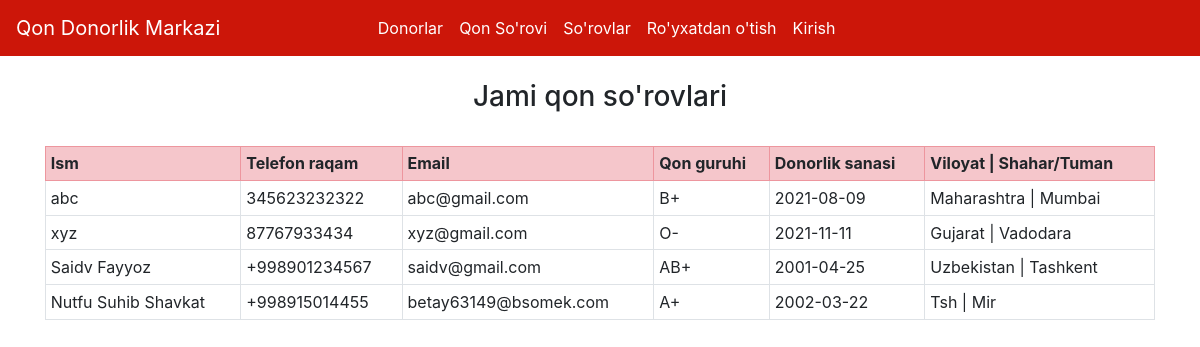
The app's page /see_all_request/ with its own data.
### home/models.py (models this page shows, shortened)
class RequestBlood(models.Model):
    name = models.CharField(max_length=100)
    email = models.EmailField()
    phone = models.CharField(max_length=20)
    state = models.CharField(max_length=200, blank=True)
    city = models.CharField(max_length=300, blank=True)
    address = models.CharField(max_length=500, blank=True)
    blood_group = models.ForeignKey(BloodGroup, on_delete=models.CASCADE)
    date = models.CharField(max_length=100, blank=True)

class BloodGroup(models.Model):
    name = models.CharField(max_length=5)
    def __str__(self):
        return self.name

### home/views.py (the view)
# urls.py: path("see_all_request/", views.see_all_request, name="see_all_request"),
def see_all_request(request):
    requests = RequestBlood.objects.all()
    return render(request, "see_all_request.html", {'requests': requests})

### home/templates/see_all_request.html (shortened to what this page needs)
{% extends 'base.html' %}
{% block body %}
<div class="container">
{% if requests %}
<h3 class="text-center">Jami qon so'rovlari</h3>
<br>
<table class="table table-sm table-bordered">
  <tr class="table-danger">
    <th>Ism</th>
    <th>Telefon raqam</th>
    <th>Email</th>
    <th>Qon guruhi</th>
    <th>Donorlik sanasi</th>
    <th>Viloyat | Shahar/Tuman</th>
  </tr>
  {% for i in requests %}
    <tr>
      <td>{{i.name}}</td>
      <td>{{i.phone}}</td>
      <td>{{i.email}}</td>
      <td>{{i.blood_group}}</td>
      <td>{{i.date}}</td>
      <td>{{i.state}} | {{i.city}}</td>
    </tr>
  {% endfor %}
</table>
{% else %}
<h2>Qon so'rovlari mavjud emas</h2>
{% endif %}
</div>
{% endblock %}

### records on screen
RequestBlood: name "abc", phone "345623232322", email "abc@gmail.com", blood_group "B+", date "2021-08-09", state "Maharashtra", city "Mumbai"
RequestBlood: name "xyz", phone "87767933434", email "xyz@gmail.com", blood_group "O-", date "2021-11-11", state "Gujarat", city "Vadodara"
RequestBlood: name "Saidv Fayyoz", phone "+998901234567", email "saidv@gmail.com", blood_group "AB+", date "2001-04-25", state "Uzbekistan", city "Tashkent"
RequestBlood: name "Nutfu Suhib Shavkat", phone "+998915014455", email "betay63149@bsomek.com", blood_group "A+", date "2002-03-22", state "Tsh", city "Mir"
